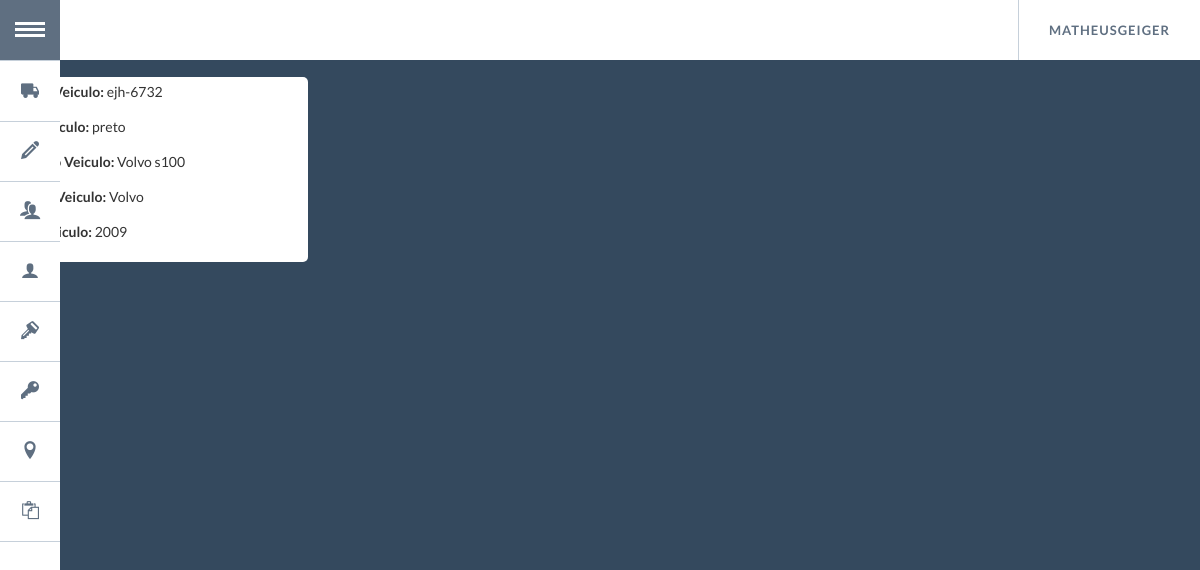
Screenshot of /lista_veiculo/ (signed in) with the database file from the repository.
### app/models.py (models this page shows, shortened)
class Veiculo(models.Model):
    placa_veiculo = models.CharField(
        max_length=8,
        primary_key=True
    )
    cor_veiculo = models.CharField(
        max_length=10
    )
    modelo_veiculo = models.CharField(
        max_length=50
    )
    marca_veiculo = models.CharField(
        max_length=64,
        choices=(
            ('Mercedes-Benz','Mercedes-Benz'),
            ('MAN (VW)','MAN (VW)'),
            ('Ford Caminhoes','Ford Caminhoes'),
            ('Volvo','Volvo')
        )
    )
    ano_veiculo = models.CharField(
        max_length=4,
        choices= (
            ('2007','2007'),
            ('2008','2008'),
            ('2009','2009'),
            ('2010','2010'),
            ('2011','2011'),
            ('2012','2012'),
            ('2013','2013'),
            ('2014','2014'),
            ('2015','2015'),
            ('2016','2016'),
            ('2017','2017'),
            ('2018','2018')
        )
    )
    class Meta:
        verbose_name = 'Veiculo'
        verbose_name_plural = 'Veiculos'

### app/views.py (the view)
# urls.py: url(r'^lista_veiculo/$', app.views.lista_veiculo, name='lista_veiculo'),
def lista_veiculo(request):
    if request.user.is_authenticated():
        veiculo = Veiculo.objects.all()
        return render(request, 'index_veiculo.html', {'veiculo' : veiculo})
    else:
        return HttpResponseRedirect('/login/?next=%s' % request.path)

### app/templates/index_veiculo.html
{% extends "base.html" %}
{% block content %}
<div class="container-full" style="padding:0px">
{% for veiculo in veiculo %}
    <div class="container-card">
      <div class="description-card">
        <p><label>Nome Veiculo:</label> {{ veiculo.placa_veiculo }}</p>
        <p><label>Cor Veiculo: </label> {{ veiculo.cor_veiculo }}</p>
        <p><label>Modelo Veiculo: </label> {{ veiculo.modelo_veiculo }}</p>
        <p><label>Marca Veiculo: </label> {{ veiculo.marca_veiculo }}</p>
        <p><label>Ano Veiculo: </label> {{ veiculo.ano_veiculo }}</p>
      </div>
    </div>
{% endfor %}
</div>
{% endblock %}

### app/templates/base.html (shortened to what this page needs)
<!DOCTYPE html>
<html>
<head>
{% block header %}
  <link rel="stylesheet" type="text/css" href="/static/css/bootstrap.min.css" />
  <link rel="stylesheet" type="text/css" href="/static/css/normalize.min.css" />
  <link rel="stylesheet" type="text/css" href="/static/css/popup.min.css" />
  <link rel="stylesheet" type="text/css" href="/static/css/demo.min.css" />
  <link rel="stylesheet" type="text/css" href="/static/css/component.min.css" />
</head>
{% endblock %}
<body>
  {%block menu%}
  <div class="container">
    <ul id="gn-menu" class="gn-menu-main">
      <li class="gn-trigger">
        <a class="gn-icon gn-icon-menu"><span class="">Menu</span></a>
        <nav class="gn-menu-wrapper">
          <div class="gn-scroller">
            <ul class="gn-menu">
              <li><a class="gn-icon gn-icon-viagem" href="/lista_viagem">Listar Viagens</a></li>
              <li><a class="gn-icon gn-nova-viagem" href="/viagem/add_viagem">Cadastrar Viagem</a></li>
              <li><a class="gn-icon gn-icon-motoristas" href="/lista_motorista">Listar Motoristas</a></li>
              <li><a class="gn-icon gn-icon-motorista" href="/motorista/add_motorista">Cadastrar Motorista</a></li>
              <li><a class="gn-icon gn-icon-veiculos" href="/lista_veiculo">Listar Veiculos</a></li>
              <li><a class="gn-icon gn-icon-veiculo" href="/veiculo/add_veiculo">Cadastrar Veiculo</a></li>
              <li><a class="gn-icon gn-icon-locale" href="/lista_ocorrencia/map">Ver Ocorrências</a></li>
              <li><a class="gn-icon gn-icon-ocorrencias" href="/lista_ocorrencia">Listar Ocorrências</a></li>
            </ul>
          </div>
        </nav>
      </li>
        {% if user.is_authenticated %}
      <li class="gn-trigger-right">
        <a class="gn-icon-menu-right"><span>{{ user.username }}</span></a>
        {% else %}
        <li>
        <a class="" href="/login"><span class="gn-icon gn-icon-login">Realizar Login</span></a>
        </nav>
        {% endif %}
      </li>
    </ul>
  </div>
{% endblock %}
{% block content %}{% endblock %}
</body>
</html>

### rows the page displays
Veiculo: placa_veiculo "ejh-6732", cor_veiculo "preto", modelo_veiculo "Volvo s100", marca_veiculo "Volvo", ano_veiculo "2009"

### other values shown
{{ user.username }} "MATHEUSGEIGER"
